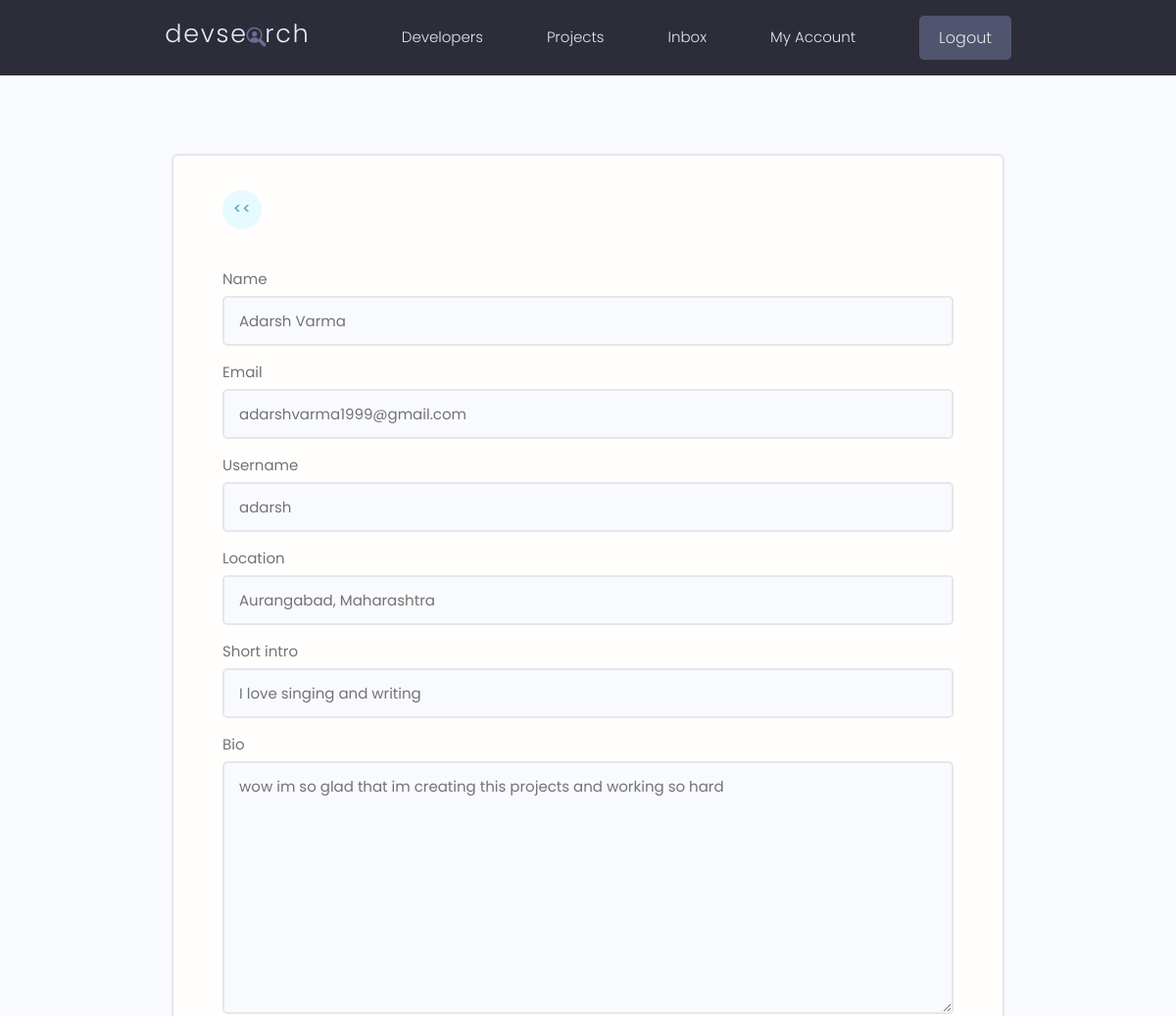
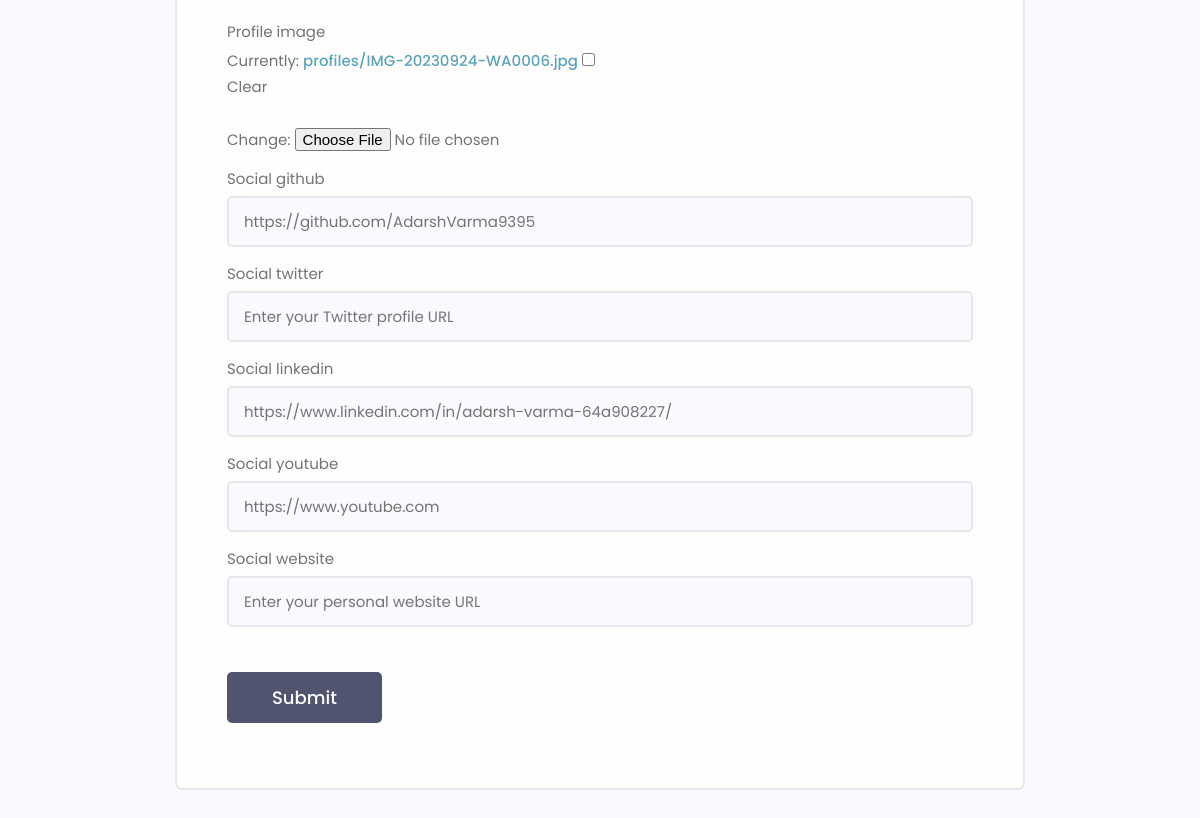
The page /edit-account/ (signed in) on the database its author committed (2 pictures, top to bottom).
### users/models.py (models this page shows, shortened)
class Profile(models.Model):
    user = models.OneToOneField(User, on_delete=models.CASCADE, null=True, blank=True)
    name = models.CharField(max_length=200, null=True, blank=True)
    email = models.EmailField(max_length=500, null=True, blank=True)
    username = models.CharField(max_length=200, null=True, blank=True)
    location = models.CharField(max_length=200, null=True, blank=True)
    short_intro = models.CharField(max_length=200, null=True, blank=True)
    bio = models.TextField(null=True, blank=True)
    profile_image = models.ImageField(null=True, blank=True, upload_to='profiles/', default='profiles/user-default.png')
    social_github = models.CharField(max_length=200, null=True, blank=True)
    social_twitter = models.CharField(max_length=200, null=True, blank=True)
    social_linkedin = models.CharField(max_length=200, null=True, blank=True)
    social_youtube = models.CharField(max_length=200, null=True, blank=True)
    social_website = models.CharField(max_length=200, null=True, blank=True)
    created = models.DateTimeField(auto_now_add=True)
    id = models.UUIDField(default=uuid.uuid4, unique=True, primary_key=True, editable=False)
    class Meta:
        ordering = ['-created']

### users/views.py (the view)
# urls.py: path('edit-account/', editAccount, name='edit-account'),
@login_required(login_url='login')
def editAccount(request):
    profile = request.user.profile
    form = ProfileForm(instance=profile)
    if request.method == 'POST':
        form = ProfileForm(request.POST, request.FILES, instance=profile)
        if form.is_valid():
            form.save()
            return redirect('account')
    context = {'form':form}
    return render(request, 'users/profile_form.html', context)

### users/forms.py
class ProfileForm(ModelForm):
    class Meta:
        model = Profile
        fields = '__all__'
        exclude = ['user']
    def __init__(self, *args, **kwargs):
        super(ProfileForm, self).__init__(*args, **kwargs)
        placeholders = {
        'name': 'Enter your full name',
        'email': 'Enter your email address',
        'username': 'Choose a username',
        'location': 'Enter your location',
        'bio': 'Tell us about yourself',
        'short_intro': 'Write a short introduction about you',
        'profile_image': 'Upload your profile picture',
        'social_github': 'Enter your GitHub profile URL',
        'social_linkedin': 'Enter your LinkedIn profile URL',
        'social_twitter': 'Enter your Twitter profile URL',
        'social_youtube': 'Enter your YouTube channel URL',
        'social_website': 'Enter your personal website URL'
        }
        for name, field in self.fields.items():
            field.widget.attrs.update({'class': 'input'})
            if name in placeholders:
                field.widget.attrs.update({'placeholder': placeholders[name]})

### users/templates/users/profile_form.html (shortened to what this page needs)
{% extends "main.html" %}
{% block content %}
<main class="formPage my-xl">
    <div class="content-box">
        <div class="formWrapper">
            <a class="backButton" href="{% url 'account' %}"><< </a>
            <br>
            <form class="form" action="{% url 'edit-account' %}" method="POST" enctype="multipart/form-data">
                {% for field in form  %}
                <div class="form__field">
                    <label for="formInput#text">{{field.label}}</label>
                    {{field}}
                </div>
                {% endfor %}
                <input class="btn btn--sub btn--lg  my-md" type="submit" value="Submit" />
            </form>
        </div>
    </div>
</main>
{% endblock content %}

### static/styles/app.css (style rules this page uses)
:root { --color-sub: #2d2d39; }
.btn--sub { background-color: var(--color-sub-light); }
.content-box { width: 95%; max-width: 85rem; margin: 0 auto; }
.backButton { background: var(--color-main-light); color: var(--color-main); width: 4rem; height: 4rem; display: flex; align-items: center; justify-content: center; border-radius: 50%; }
.formPage .formWrapper { list-style: none; background: var(--color-white); padding: 3.5rem 5rem; border: 2px solid var(--color-light); border-radius: 0.7rem; }

### static/uikit/styles/modules/_variables.css (style rules this page uses)
:root { --color-main: #5aa5b9; --color-main-light: #e6faff; --color-sub: #3f4156; --color-sub-light: #51546e; --color-sub-lighter: #ededfd; --color-text: #737373; --color-gray: #8b8b8b; --color-light: #e5e7eb; --color-light-gray: #767676; --color-bg: #f8fafd; --color-white: #fffefd; --color-white-light: #f3f3f3; --color-success: #359e64; --color-success-bg: #def8e8; --color-error: #fc4b0b; --color-error-bg: #fff2ee; --font-base: 'Poppins', arial, helvetica, 'Segoe UI', roboto, ubuntu, sans-serif; --font-monospace: 'Fira Code', 'Courier New', courier, monospace; --font-regular: 300; --font-medium: 500; --font-bold: 700; --generic-shadow: 1px 1px 5px #00000010; --generic-transition: all 0.3s ease-in-out; }

### static/uikit/styles/modules/_base.css (style rules this page uses)
* { margin: 0; padding: 0; box-sizing: border-box; text-rendering: optimizeLegibility; color: inherit; font-size: inherit; }
html { font-size: 50%; }
@media only screen and (min-width: 480px) { html { font-size: 56.25%; } }
@media only screen and (min-width: 1200px) { html { font-size: 62.5%; } }
body { line-height: 1.6; font-weight: 400; font-size: 1.5rem; color: var(--color-text); background-color: var(--color-bg); min-height: 100vh; }

### static/uikit/styles/modules/_typography.css (style rules this page uses)
* { font-family: var(--font-base); }
a { padding-bottom: 2px; text-decoration: none; display: inline-block; color: var(--color-main); font-weight: var(--font-medium); }

### static/uikit/styles/modules/_utilities.css (style rules this page uses)
.my-md { margin: 3rem auto; }
.my-xl { margin: 8rem auto; }

### static/uikit/styles/modules/_button.css (style rules this page uses)
.btn { display: inline-block; position: relative; cursor: pointer; background-color: var(--color-light); font-weight: var(--font-medium); color: var(--color-sub); text-decoration: none; padding: 1rem 2rem; border-radius: 0.5rem; border: none; width: -webkit-fit-content; width: -moz-fit-content; width: fit-content; height: -webkit-fit-content; height: -moz-fit-content; height: fit-content; font-size: 1.6rem; outline-width: 0; outline-color: transparent; -webkit-backface-visibility: hidden; backface-visibility: hidden; transition: all 0.3s ease-in-out; }
.btn--sub { background-color: var(--color-sub); color: var(--color-white); }
.btn--lg { font-size: 1.8rem; padding: 1.2rem 4.5rem; }

### static/uikit/styles/modules/_form.css (style rules this page uses)
.form { display: block; }
.form__field { margin-top: 1.5rem; margin-bottom: 1.5rem; }
.form__label, .form__field > label { display: block; margin-bottom: 0.5rem; color: var(--color-text); }
input.input[type='text'], input.input[type='email'], input.input[type='password'], input.input[type='number'], textarea.input { min-width: 24rem; width: 100%; padding: 1.2rem 1.5rem; border-radius: 0.5rem; border: 2px solid var(--color-light); transition: all 0.3s ease-in-out; background-color: var(--color-bg); }

### rows shown on the page
Profile: form "Adarsh Varma" "adarshvarma1999@gmail.com" "adarsh" "Aurangabad, Maharashtra" "I love singing and writing" "wow im so glad that im creating this projects and working so hard" "https://github.com/AdarshVarma9395" "https://www.linkedin.com/in/adarsh-varma-64a908227/" "https://www.youtube.com"

### other values the page prints
{{ field.label }} "Name" "Email" "Username" "Location" "Short intro" "Bio" "Profile image" "Social github" "Social twitter" "Social linkedin" "Social youtube" "Social website"
